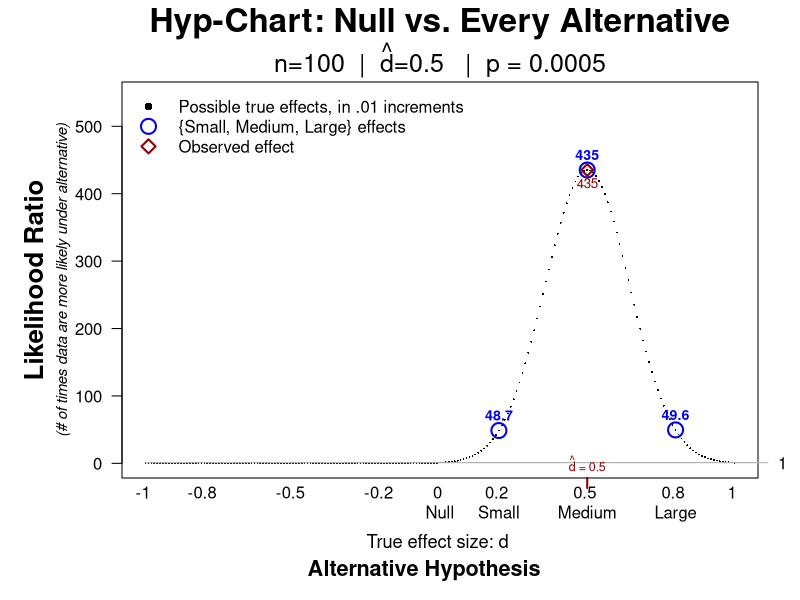
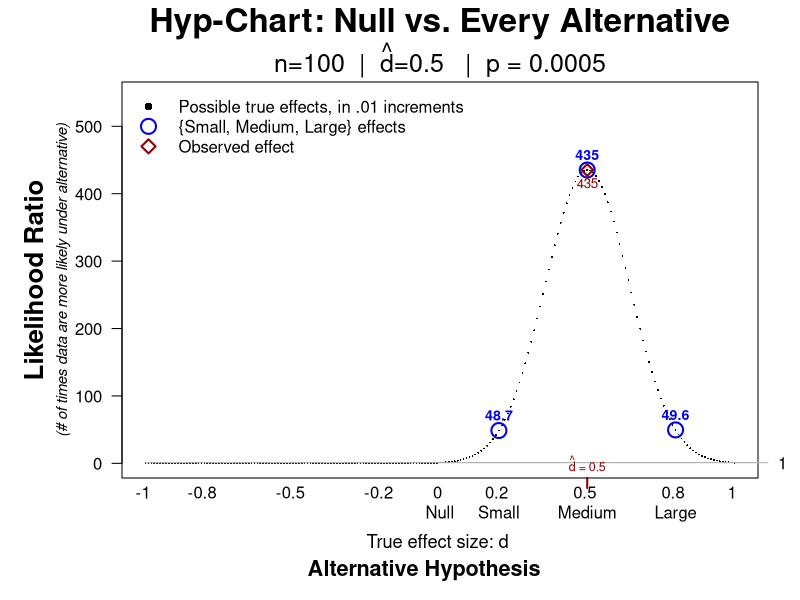

Write R code to recreate these figures, in order.
  
#Function that creates Hyp-Charts
#Written by Uri Simonsohn, urisohn@gmail.com
#Last update: 2019 09 06
###########################################################

  options(scipen=999) #avoid scientific notation
  
  rm(list = ls())      #clear everything
  library(BayesFactor) #used to compute.. Bayes Factors
  
  #Function 1- Format p-values nicely 
      cleanp=function(p)
      {
        p.clean=round(p, 4)        #Round it
        p.clean=paste0("p = ",p.clean)
        if (p <= .0001) p.clean= "p < .0001"
        if (p > .9999) p.clean= "p > .9999"
        return(p.clean)
      }  
      
   #Function 2 - Format likelihood for presentation in chart
      cleanr=function(r) {
         #Round to 1 decimal if <100, 0 otherwise
                v=ifelse(r<100,round(r,1),round(r))
         #If biger than 1000 express in k
                v=ifelse(r>1000,paste0(round(r/1000)," k"),v)
         # If bigger than 100k just say that
                v=ifelse(r>100000,">100 k",v)
                v
      }
      
      
     #Function 3 - Simplify notation and output of how Bayes Factor is calculated 
         bf=function(n,d) {
              t=(d/2)*sqrt(2*n)
              #cat("d=",d,"-->=",t,"\n")
              exp(ttest.tstat(t,n1=n,n2=n)$bf)
           }

    #Function 4 - The HypChart function
    hyp.chart=function(d.obs=NA,n,ylim=NA,p.obs=NA,
      main1="Hyp-Chart: Null vs. Every Alternative",
      main2= bquote("n="*.(n)*"  |  "*hat(d)*"="*.(round(d.obs,2))*"   |  "*.(p.obs.clean)),
      show.bayes=FALSE,  #True to estimate Bayes Factor and disply weight given to each hypothesis
      pos.shirts=c(3,3,3), #where to put the value labels for the shirts
      pos.hat=1,              #where to put the value label for the hat
      png.file=NA)   {
      
      #Syntax:
        #d.obs: the observed effect size in a difference of means between sampe test, in Cohen d's
        #p.obs: the p-value in the difference of means test
        #Note: only assign one of the above two: p or d
      
        #n:     sample size
        #ylim: in case you want to change the default size of the y-axis
        #main1 & main2: headers
        #show.bayes: TRUE or FALSE, with TRUE it compute and reports a bayes factor, and changes size of dots to proportional weight
        #pos.shirts: positioning of value labels for the S,M,L effects, default is all three on top of figure 3, 1,2,3,4 are for bottom, left, top, right
        #pos.hat:    same as pos.shirts, for the value label of the observed estiamte of d
        #png.file:   if a name file is given, the graph is saved as a 'png' with that name, if not it is just displayed
                     #png.file='example1.png' will save the resulting graph as a file named that
      
      
      #Degrees of freedom for t-test
         df=2*n-2
    
      #If p.obs is set, and not d.obs, compute t.obs and d.obs
        if (!is.na(p.obs)) 
            {
            t.obs=qt(p=1-p.obs/2,df=df)
            d.obs=(t.obs*2)/sqrt(2*n)
            p.obs.clean=cleanp(p.obs)      #format it nicely
          }#end of if
       
      #If d.obs is set, compute p.obs and t.obs 
         if (!is.na(d.obs))
            {
            t.obs=d.obs*sqrt(2*n)/2
            p.obs=2*(1-pt(t.obs,df=2*n-2)) #get p-value
            p.obs.clean=cleanp(p.obs)      #format it nicely
            }

    #Get likelihoods
        d=seq(-1,1,.01)           #compute the likelihood of the observed effect for possible values between -1 and 1
                options(warn=-1)  #gives warnings from imprecision in non-central, ignore.
        l.all=dt(t.obs,df=df,ncp=sqrt(n/2)*d) #likelihood for all hypotheses
                options(warn=0)  #stop ignoring
        l.0=dt(t.obs,df=df)        #likelihood of 0
        r.all=l.all/l.0            #likelihood ratio for all hypotheses

    #ylim:  if ylim not assigned, set it to observed rate, plus a buffer
      if (is.na(ylim)) ylim=c(min(r.all)*.9,max(r.all,5)*1.25)
      
    #xlim:  If show.bayes=T, make space for it on the left
      if (show.bayes==T) xlim=c(-2.4,1)
      if (show.bayes==F) xlim=c(-1  ,1)
      
    #las: based on number of digits in the ratio
      if (max(r.all)<1000)  las=1
      if (max(r.all)>=1000) las=0
        
    #Plot
        #Save it to .png file?
            if (!is.na(png.file) & show.bayes==T) png(png.file, width=1800,height=800,res=150) 
            if (!is.na(png.file) & show.bayes==F) png(png.file, width=1200,height=800,res=150) 

        #margins
            par(mar=c(6.1,6.1,4.1,2.1))
        #start plotting
            plot(d,r.all, pch=16,cex=.25,xlim=xlim,ylim=ylim, ylab="", las=las,  xaxt='n', xlab="")
      
        #Add Bayes results on the left of figure?
           if (show.bayes==TRUE) {
            #Calculations for the dots size
                #Effects we will plot
                    d.all=seq(-1,1,.01)
                #Compute Bayes Weight to each value [note that for simplicity, the BF weights here are slightly different from those used in the BayesFactor()]
                   weight.all=dnorm(d.all,sd=.7)
                #Express them as 0-100  
                   pw=(weight.all-min(weight.all))/(max(weight.all) -min(weight.all))
                #Round it to 100 to use for coloring 
                   cw=100-round(pw^2,2)*100  #cw: color weight
                   cw=pmin(cw,90)
            #Plot dots
               points(d.all, r.all,pch=16,cex=.9*pw,col=paste0("gray",cw))  
           
            #Text with results
                bf.obs=bf(n=n,d=d.obs)
                text(-1.85,bf.obs,pos=3,offset=.1,paste0("Bayes Factor = ",round(bf.obs,1)),col='red4',font=2)
                text(-1.85,bf.obs,pos=1,offset=.1,"(weighted average of all hypotheses)",col='red4',font=3,cex=.9)
                
              #Lines for key
                #Vertical
                  segments(lwd=1.5,x0=-1.1,x1=-1.1 ,y0=0,y1=max(r.all),col='red4')
                #caps
                  segments(lwd=1.5,x0=-1.05,x1=-1.1,y0=c(0,max(r.all)),y1=c(0,max(r.all)),col='red4')
                #pointer
                  arrows(lwd=1.5,x0=-1.1,x1=-1.2,y0=bf.obs, y1=bf.obs,length=.1,col='red4')
                  
                                              
            }#<end of bayes>
         
    #Horizontal line at 1
           segments(x0=-1,x1=1.2,y0=1,y1=1,col='gray66',lty=1)
            
    
       #X-axis
         #Ticks
           ticks=c(-1,-.8,-.5,-.2,0,.2,.5,.8,1)
           s.ticks=paste(ticks,c("\n","\n","\n","\n","\nNull","\nSmall","\nMedium","\nLarge","\n"))
           axis(side=1,at=ticks,s.ticks,line=.22,tick=F,lty=3)
           
          #Tick at d.obs
            axis(side=1,at=d.obs,"",lwd=2,col='red4')
            text(d.obs,0,bquote(hat(d)*" = "*.(round(d.obs,2))),cex=.75,col='red4')
            
          #Label x-axis
             mtext(side=1,at=-.25,adj=0,line=2.7,font=1,cex=1.1,"True effect size: d")
             mtext(side=1,at=-.45, adj=0,line=4.1,font=2,cex=1.30,"Alternative Hypothesis")
           
      #y-axis
            mtext(side=2,line=3.75,font=2,cex=1.55,"Likelihood Ratio")
            mtext(side=2,line=2.55,font=3,cex=.9,"(# of times data are more likely under alternative)")
         
      #Always print ratio of 1 in the (2nd) y-axis, 
           axis(side=4,at=1,1,col='gray70',las=1) 
      #header
            mtext(side=3,line=2.3,main1,font=2,cex=2)
            mtext(side=3,line=0,main2,font=3,cex=1.5)      
          
      #DOTS - t-shirts
            #Compute values
              l.0=dt(t.obs,df)

              d.shirts=c(.2,.5,.8)                          #ds for S,M,L
              t.shirts=d.shirts/2*sqrt(2*n)                 #t-values
              l.shirts=dt(t.obs,df,ncp=sqrt(n/2)*d.shirts)  #likelihood of those t-values
              r.shirts=l.shirts/l.0                         #likelihood ratios with null
        
            #Plot Dots
              points(d.shirts,r.shirts,pch=1,cex=2,lwd=2,col="blue2")
           
             #Print shirt values   
                text(d.shirts,r.shirts, cleanr(r.shirts),pos=pos.shirts,cex=.85,font=2,col="blue2")

         #RED DOT - observed value
          l.obs=dt(t.obs,df,ncp=sqrt(n/2)*d.obs)
          r.obs=l.obs/l.0
          points(d.obs,r.obs,col='red4',pch=23,cex=1.25,lwd=2)
          
         #Print label
          text(d.obs,r.obs,cleanr(r.obs),pos=pos.hat,col='red4',cex=.8)
 
    #Legend
         #How to describe dots? Depends on whether show.bayes is selected
          if (show.bayes==T) leg.dot="Possible true effects, in .01 increments\n"
          if (show.bayes==F) leg.dot="Possible true effects, in .01 increments"
        
         
         leg=legend("topleft", inset=.011, pch=c(16,1,23),
              col=c("black","blue2","red4"),box.col='white',
              pt.cex=c(1,2,1.5), lwd=c(1,2,2), lty=NA,
              legend=c(leg.dot,
                       "{Small, Medium, Large} effects",
                       "Observed effect                                    "))
         
            #add in italices the explanation of the weights, if usin Bayesian
              leg.b=(leg$text$y[1]*9+leg$text$y[2])/10  #position it in between the dot and the blue circle
              if (show.bayes==T) text(x=leg$text$x[1], y=leg.b,font=3,col='gray44',cex=.75,"(size of dots is proportional to weight given by Bayes Factor)", adj=c(0,1))
        
            
    #save it if png.file specified        
       if (!is.na(png.file)) dev.off()
           
              
    #output from code
      #  res=list(d.all=d, l.0, l.all, r.all,d. )

  }
  
    
    hyp.chart(d.obs=.5,n=100)  
#Function that creates Hyp-Charts
#Written by Uri Simonsohn, urisohn@gmail.com
#Last update: 2019 09 06
###########################################################

  options(scipen=999) #avoid scientific notation
  
  rm(list = ls())      #clear everything
  library(BayesFactor) #used to compute.. Bayes Factors
  
  #Function 1- Format p-values nicely 
      cleanp=function(p)
      {
        p.clean=round(p, 4)        #Round it
        p.clean=paste0("p = ",p.clean)
        if (p <= .0001) p.clean= "p < .0001"
        if (p > .9999) p.clean= "p > .9999"
        return(p.clean)
      }  
      
   #Function 2 - Format likelihood for presentation in chart
      cleanr=function(r) {
         #Round to 1 decimal if <100, 0 otherwise
                v=ifelse(r<100,round(r,1),round(r))
         #If biger than 1000 express in k
                v=ifelse(r>1000,paste0(round(r/1000)," k"),v)
         # If bigger than 100k just say that
                v=ifelse(r>100000,">100 k",v)
                v
      }
      
      
     #Function 3 - Simplify notation and output of how Bayes Factor is calculated 
         bf=function(n,d) {
              t=(d/2)*sqrt(2*n)
              #cat("d=",d,"-->=",t,"\n")
              exp(ttest.tstat(t,n1=n,n2=n)$bf)
           }

    #Function 4 - The HypChart function
    hyp.chart=function(d.obs=NA,n,ylim=NA,p.obs=NA,
      main1="Hyp-Chart: Null vs. Every Alternative",
      main2= bquote("n="*.(n)*"  |  "*hat(d)*"="*.(round(d.obs,2))*"   |  "*.(p.obs.clean)),
      show.bayes=FALSE,  #True to estimate Bayes Factor and disply weight given to each hypothesis
      pos.shirts=c(3,3,3), #where to put the value labels for the shirts
      pos.hat=1,              #where to put the value label for the hat
      png.file=NA)   {
      
      #Syntax:
        #d.obs: the observed effect size in a difference of means between sampe test, in Cohen d's
        #p.obs: the p-value in the difference of means test
        #Note: only assign one of the above two: p or d
      
        #n:     sample size
        #ylim: in case you want to change the default size of the y-axis
        #main1 & main2: headers
        #show.bayes: TRUE or FALSE, with TRUE it compute and reports a bayes factor, and changes size of dots to proportional weight
        #pos.shirts: positioning of value labels for the S,M,L effects, default is all three on top of figure 3, 1,2,3,4 are for bottom, left, top, right
        #pos.hat:    same as pos.shirts, for the value label of the observed estiamte of d
        #png.file:   if a name file is given, the graph is saved as a 'png' with that name, if not it is just displayed
                     #png.file='example1.png' will save the resulting graph as a file named that
      
      
      #Degrees of freedom for t-test
         df=2*n-2
    
      #If p.obs is set, and not d.obs, compute t.obs and d.obs
        if (!is.na(p.obs)) 
            {
            t.obs=qt(p=1-p.obs/2,df=df)
            d.obs=(t.obs*2)/sqrt(2*n)
            p.obs.clean=cleanp(p.obs)      #format it nicely
          }#end of if
       
      #If d.obs is set, compute p.obs and t.obs 
         if (!is.na(d.obs))
            {
            t.obs=d.obs*sqrt(2*n)/2
            p.obs=2*(1-pt(t.obs,df=2*n-2)) #get p-value
            p.obs.clean=cleanp(p.obs)      #format it nicely
            }

    #Get likelihoods
        d=seq(-1,1,.01)           #compute the likelihood of the observed effect for possible values between -1 and 1
                options(warn=-1)  #gives warnings from imprecision in non-central, ignore.
        l.all=dt(t.obs,df=df,ncp=sqrt(n/2)*d) #likelihood for all hypotheses
                options(warn=0)  #stop ignoring
        l.0=dt(t.obs,df=df)        #likelihood of 0
        r.all=l.all/l.0            #likelihood ratio for all hypotheses

    #ylim:  if ylim not assigned, set it to observed rate, plus a buffer
      if (is.na(ylim)) ylim=c(min(r.all)*.9,max(r.all,5)*1.25)
      
    #xlim:  If show.bayes=T, make space for it on the left
      if (show.bayes==T) xlim=c(-2.4,1)
      if (show.bayes==F) xlim=c(-1  ,1)
      
    #las: based on number of digits in the ratio
      if (max(r.all)<1000)  las=1
      if (max(r.all)>=1000) las=0
        
    #Plot
        #Save it to .png file?
            if (!is.na(png.file) & show.bayes==T) png(png.file, width=1800,height=800,res=150) 
            if (!is.na(png.file) & show.bayes==F) png(png.file, width=1200,height=800,res=150) 

        #margins
            par(mar=c(6.1,6.1,4.1,2.1))
        #start plotting
            plot(d,r.all, pch=16,cex=.25,xlim=xlim,ylim=ylim, ylab="", las=las,  xaxt='n', xlab="")
      
        #Add Bayes results on the left of figure?
           if (show.bayes==TRUE) {
            #Calculations for the dots size
                #Effects we will plot
                    d.all=seq(-1,1,.01)
                #Compute Bayes Weight to each value [note that for simplicity, the BF weights here are slightly different from those used in the BayesFactor()]
                   weight.all=dnorm(d.all,sd=.7)
                #Express them as 0-100  
                   pw=(weight.all-min(weight.all))/(max(weight.all) -min(weight.all))
                #Round it to 100 to use for coloring 
                   cw=100-round(pw^2,2)*100  #cw: color weight
                   cw=pmin(cw,90)
            #Plot dots
               points(d.all, r.all,pch=16,cex=.9*pw,col=paste0("gray",cw))  
           
            #Text with results
                bf.obs=bf(n=n,d=d.obs)
                text(-1.85,bf.obs,pos=3,offset=.1,paste0("Bayes Factor = ",round(bf.obs,1)),col='red4',font=2)
                text(-1.85,bf.obs,pos=1,offset=.1,"(weighted average of all hypotheses)",col='red4',font=3,cex=.9)
                
              #Lines for key
                #Vertical
                  segments(lwd=1.5,x0=-1.1,x1=-1.1 ,y0=0,y1=max(r.all),col='red4')
                #caps
                  segments(lwd=1.5,x0=-1.05,x1=-1.1,y0=c(0,max(r.all)),y1=c(0,max(r.all)),col='red4')
                #pointer
                  arrows(lwd=1.5,x0=-1.1,x1=-1.2,y0=bf.obs, y1=bf.obs,length=.1,col='red4')
                  
                                              
            }#<end of bayes>
         
    #Horizontal line at 1
           segments(x0=-1,x1=1.2,y0=1,y1=1,col='gray66',lty=1)
            
    
       #X-axis
         #Ticks
           ticks=c(-1,-.8,-.5,-.2,0,.2,.5,.8,1)
           s.ticks=paste(ticks,c("\n","\n","\n","\n","\nNull","\nSmall","\nMedium","\nLarge","\n"))
           axis(side=1,at=ticks,s.ticks,line=.22,tick=F,lty=3)
           
          #Tick at d.obs
            axis(side=1,at=d.obs,"",lwd=2,col='red4')
            text(d.obs,0,bquote(hat(d)*" = "*.(round(d.obs,2))),cex=.75,col='red4')
            
          #Label x-axis
             mtext(side=1,at=-.25,adj=0,line=2.7,font=1,cex=1.1,"True effect size: d")
             mtext(side=1,at=-.45, adj=0,line=4.1,font=2,cex=1.30,"Alternative Hypothesis")
           
      #y-axis
            mtext(side=2,line=3.75,font=2,cex=1.55,"Likelihood Ratio")
            mtext(side=2,line=2.55,font=3,cex=.9,"(# of times data are more likely under alternative)")
         
      #Always print ratio of 1 in the (2nd) y-axis, 
           axis(side=4,at=1,1,col='gray70',las=1) 
      #header
            mtext(side=3,line=2.3,main1,font=2,cex=2)
            mtext(side=3,line=0,main2,font=3,cex=1.5)      
          
      #DOTS - t-shirts
            #Compute values
              l.0=dt(t.obs,df)

              d.shirts=c(.2,.5,.8)                          #ds for S,M,L
              t.shirts=d.shirts/2*sqrt(2*n)                 #t-values
              l.shirts=dt(t.obs,df,ncp=sqrt(n/2)*d.shirts)  #likelihood of those t-values
              r.shirts=l.shirts/l.0                         #likelihood ratios with null
        
            #Plot Dots
              points(d.shirts,r.shirts,pch=1,cex=2,lwd=2,col="blue2")
           
             #Print shirt values   
                text(d.shirts,r.shirts, cleanr(r.shirts),pos=pos.shirts,cex=.85,font=2,col="blue2")

         #RED DOT - observed value
          l.obs=dt(t.obs,df,ncp=sqrt(n/2)*d.obs)
          r.obs=l.obs/l.0
          points(d.obs,r.obs,col='red4',pch=23,cex=1.25,lwd=2)
          
         #Print label
          text(d.obs,r.obs,cleanr(r.obs),pos=pos.hat,col='red4',cex=.8)
 
    #Legend
         #How to describe dots? Depends on whether show.bayes is selected
          if (show.bayes==T) leg.dot="Possible true effects, in .01 increments\n"
          if (show.bayes==F) leg.dot="Possible true effects, in .01 increments"
        
         
         leg=legend("topleft", inset=.011, pch=c(16,1,23),
              col=c("black","blue2","red4"),box.col='white',
              pt.cex=c(1,2,1.5), lwd=c(1,2,2), lty=NA,
              legend=c(leg.dot,
                       "{Small, Medium, Large} effects",
                       "Observed effect                                    "))
         
            #add in italices the explanation of the weights, if usin Bayesian
              leg.b=(leg$text$y[1]*9+leg$text$y[2])/10  #position it in between the dot and the blue circle
              if (show.bayes==T) text(x=leg$text$x[1], y=leg.b,font=3,col='gray44',cex=.75,"(size of dots is proportional to weight given by Bayes Factor)", adj=c(0,1))
        
            
    #save it if png.file specified        
       if (!is.na(png.file)) dev.off()
           
              
    #output from code
      #  res=list(d.all=d, l.0, l.all, r.all,d. )

  }
  
    
    hyp.chart(d.obs=.5,n=100)
